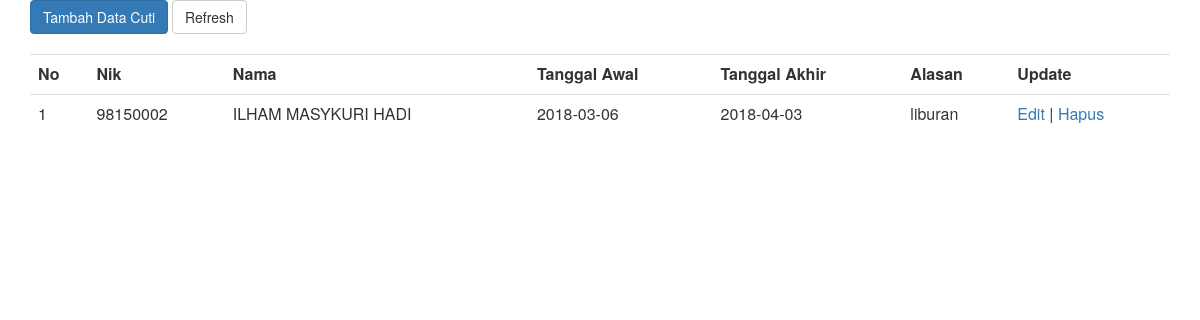
/cuti/index.php, run on an earlier commit of the app's database.
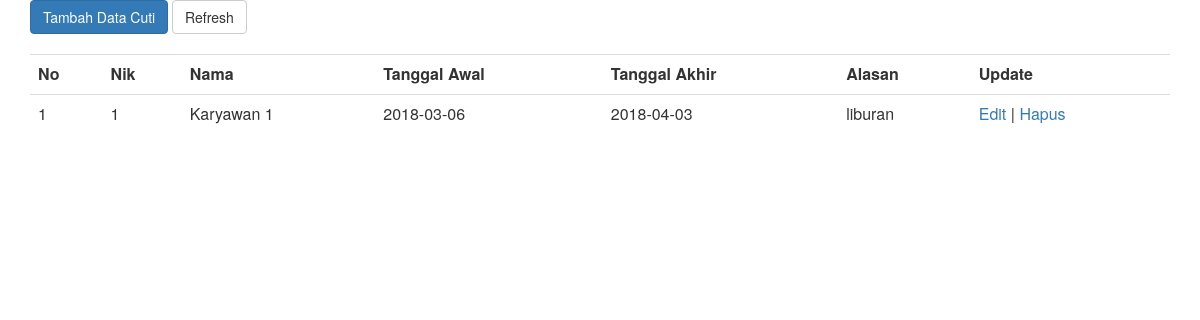
And on a later commit of the database.
### tables this page shows
CREATE TABLE `cuti` (
  `id` int(11) NOT NULL,
  `nik` int(8) NOT NULL,
  `nama` varchar(30) NOT NULL,
  `tglawal` varchar(10) NOT NULL,
  `tglakhir` varchar(10) NOT NULL,
  `alasan` varchar(130) NOT NULL
);

### cuti/index.php (the view, shortened to what this page needs)
<?php
include_once("config.php");
$result = mysqli_query($mysqli, "SELECT * FROM cuti ORDER BY id DESC");
?>
<html>
<head>
  <link rel="stylesheet" href="bootstrap.min.css">
<head>
</head>
</head>
<body>
<div class="container">
    <a href="add.php" type="button" class="btn btn-primary">Tambah Data Cuti</a>
    <a href="index.php" type="button" class="btn btn-default">Refresh</a><br/><br/>
    <table class="table">
    <tr>
        <th>No</th>
        <th>Nik</th>
        <th>Nama</th>
        <th>Tanggal Awal</th>
        <th>Tanggal Akhir</th>
        <th>Alasan</th>
        <th>Update</th>
    </tr>
    <?php
    while($user_data = mysqli_fetch_array($result)) {
        echo "<tr>";
        echo "<td>".$user_data['id']."</td>";
        echo "<td>".$user_data['nik']."</td>";
        echo "<td>".$user_data['nama']."</td>";
        echo "<td>".$user_data['tglawal']."</td>";
        echo "<td>".$user_data['tglakhir']."</td>";
        echo "<td>".$user_data['alasan']."</td>";
        echo "<td><a href='edit.php?id=$user_data[id]'>Edit</a> | <a href='delete.php?id=$user_data[id]'>Hapus</a></td></tr>";
    }
    ?>
    </table>
</div>
</body>
</html>

What changed in the data, as far as the page shows it:
changed cuti "liburan": nik "98150002" → "1"; nama "ILHAM MASYKURI HADI" → "Karyawan 1"
